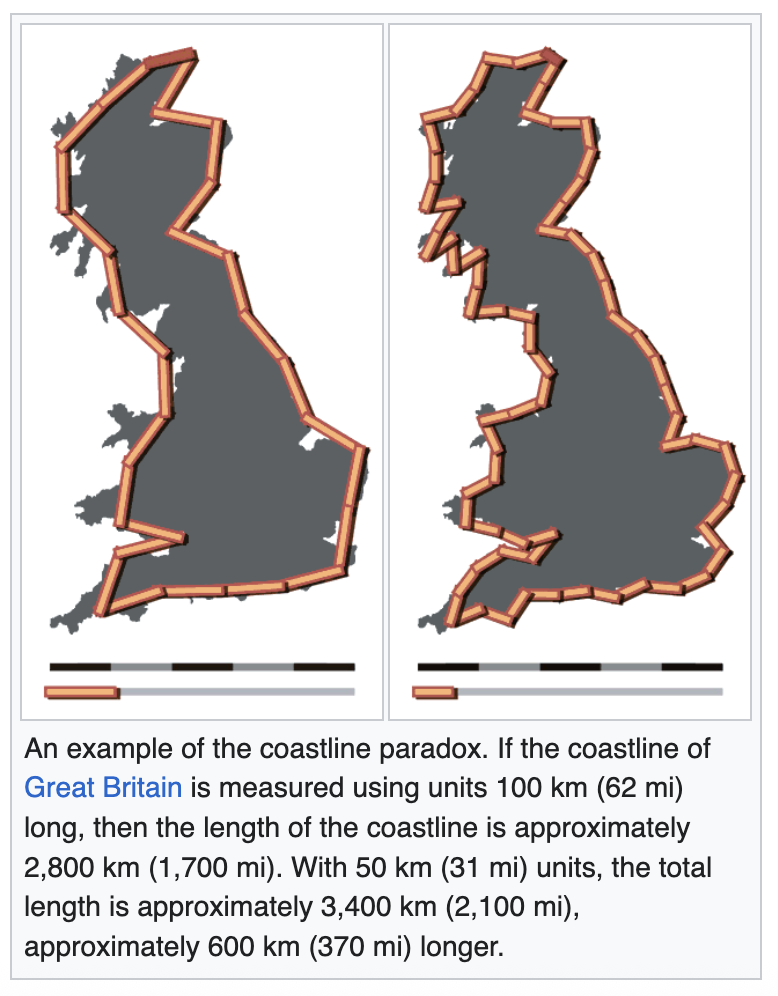
#> input picture notebooks/week02/images/British_coastline.png, 778 x 996 px
$ python generate_week02_boxcount_diagnostic.py
#> lines starting #> are read from the running program, lines starting #| are printed output that depends on the picture; after the words box and inside, x2 and y2 are one past the last pixel; in counts of white or black regions, pixels touching at a corner belong together
"""Generate a box-counting diagnostic from the Week 2 Britain silhouette."""

from pathlib import Path

import numpy as np
from PIL import Image


ROOT = Path(__file__).resolve().parents[1]
SOURCE = ROOT / "notebooks/week02/images/British_coastline.png"
TARGET = ROOT / "notebooks/week02/images/britain_boxcount_diagnostic.svg"


def occupied_box_count(mask: np.ndarray, box_size: int) -> int:
    """Count boxes crossed by the land/background boundary."""
    height, width = mask.shape
    padded_height = int(np.ceil(height / box_size) * box_size)
    padded_width = int(np.ceil(width / box_size) * box_size)
    padded = np.zeros((padded_height, padded_width), dtype=bool)
    padded[:height, :width] = mask
    blocks = padded.reshape(
        padded_height // box_size,
        box_size,
        padded_width // box_size,
        box_size,
    ).transpose(0, 2, 1, 3)
    return int(
        np.count_nonzero(
            blocks.any(axis=(2, 3)) & (~blocks).any(axis=(2, 3))
        )
    )


rgba = np.asarray(Image.open(SOURCE).convert("RGBA"))
#> rgba is the input picture: shape (996, 778, 4); mean R, G, B, A 207.9, 204.6, 203.6, 255
land = (rgba[..., 3] > 20) & (rgba[..., :3].mean(axis=2) < 210)
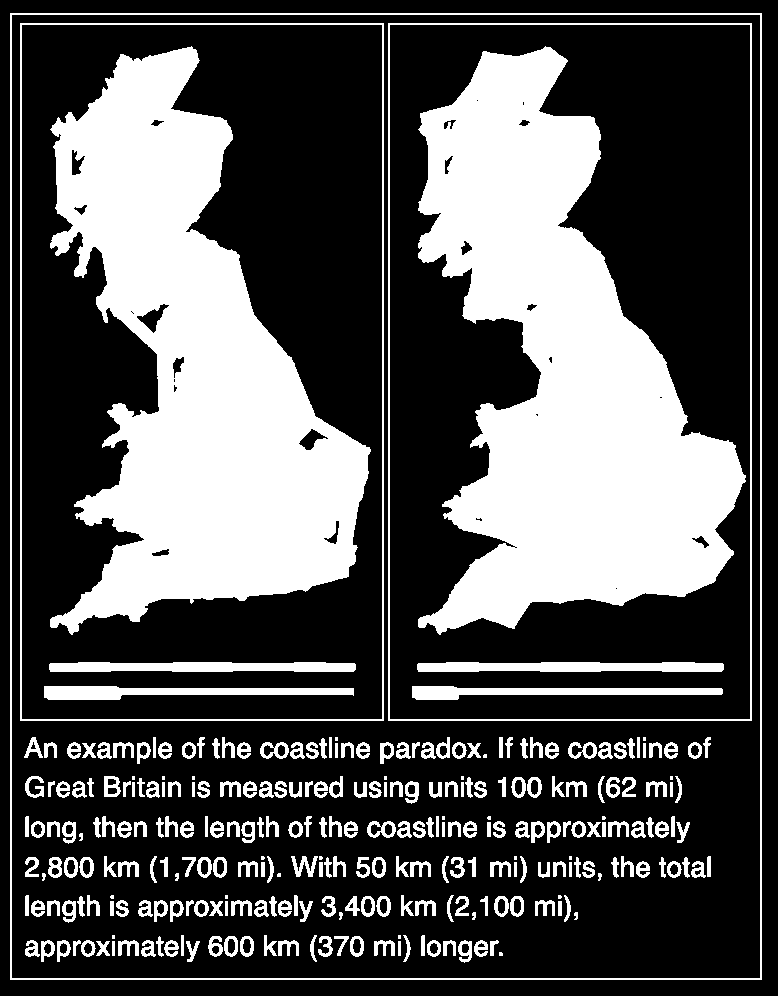
#> land: shape (996, 778) bool; 32.5% white; 278 white regions (23 under 20 px), largest, box (x1, y1, x2, y2) and area: (418, 46, 746, 635) 100180, (50, 46, 371, 635) 95323, (10, 13, 762, 980) 6860
box_sizes = np.array([2, 4, 8, 16, 32, 64, 128, 256], dtype=int)
counts = np.array([occupied_box_count(land, size) for size in box_sizes])
#> in occupied_box_count (call 5), `padded_height = int(np.ceil(height / box_size) * box_size)`: padded_height = 1024
#> in occupied_box_count (call 5), `padded_width = int(np.ceil(width / box_size) * box_size)`: padded_width = 800
#> in occupied_box_count (call 5), `padded[:height, :width] = mask`:
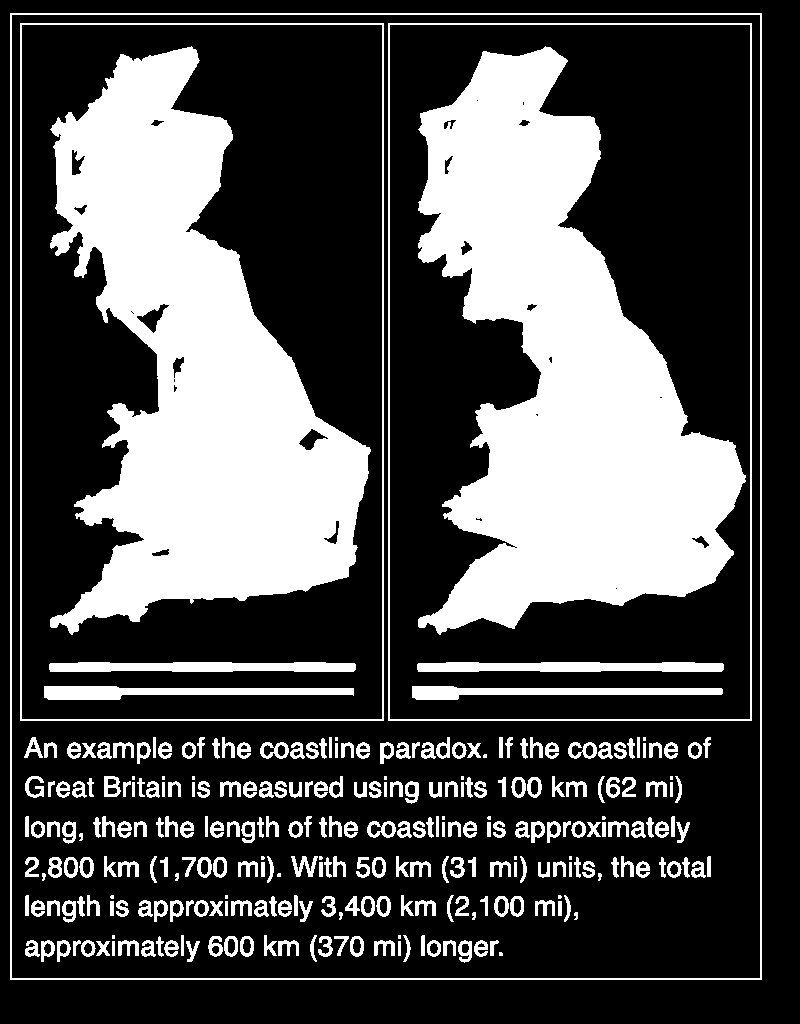
#> padded: shape (1024, 800) bool; 30.8% white; 278 white regions (23 under 20 px), largest, box (x1, y1, x2, y2) and area: (418, 46, 746, 635) 100180, (50, 46, 371, 635) 95323, (10, 13, 762, 980) 6860
#> in occupied_box_count (call 6), `padded_width = int(np.ceil(width / box_size) * box_size)`: padded_width = 832
#> in occupied_box_count (call 6), `padded[:height, :width] = mask`:
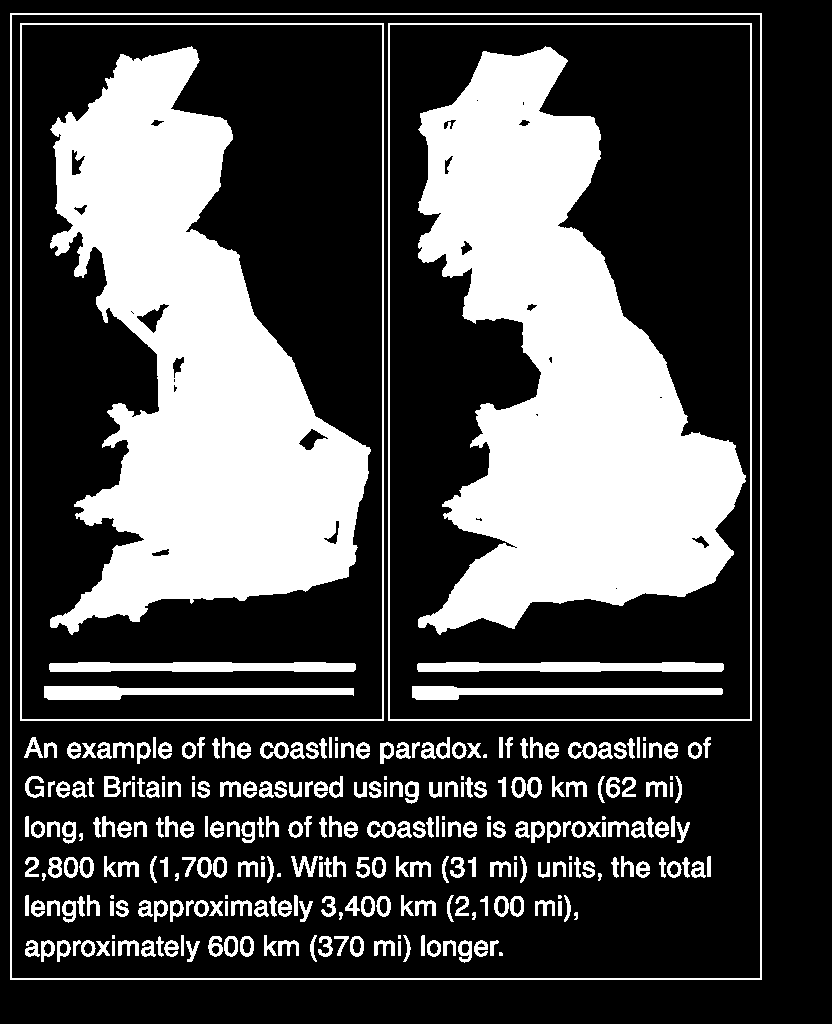
#> padded: shape (1024, 832) bool; 29.6% white; 278 white regions (23 under 20 px), largest, box (x1, y1, x2, y2) and area: (418, 46, 746, 635) 100180, (50, 46, 371, 635) 95323, (10, 13, 762, 980) 6860
#> in occupied_box_count (call 7), `padded_width = int(np.ceil(width / box_size) * box_size)`: padded_width = 896
#> in occupied_box_count (call 7), `padded[:height, :width] = mask`:
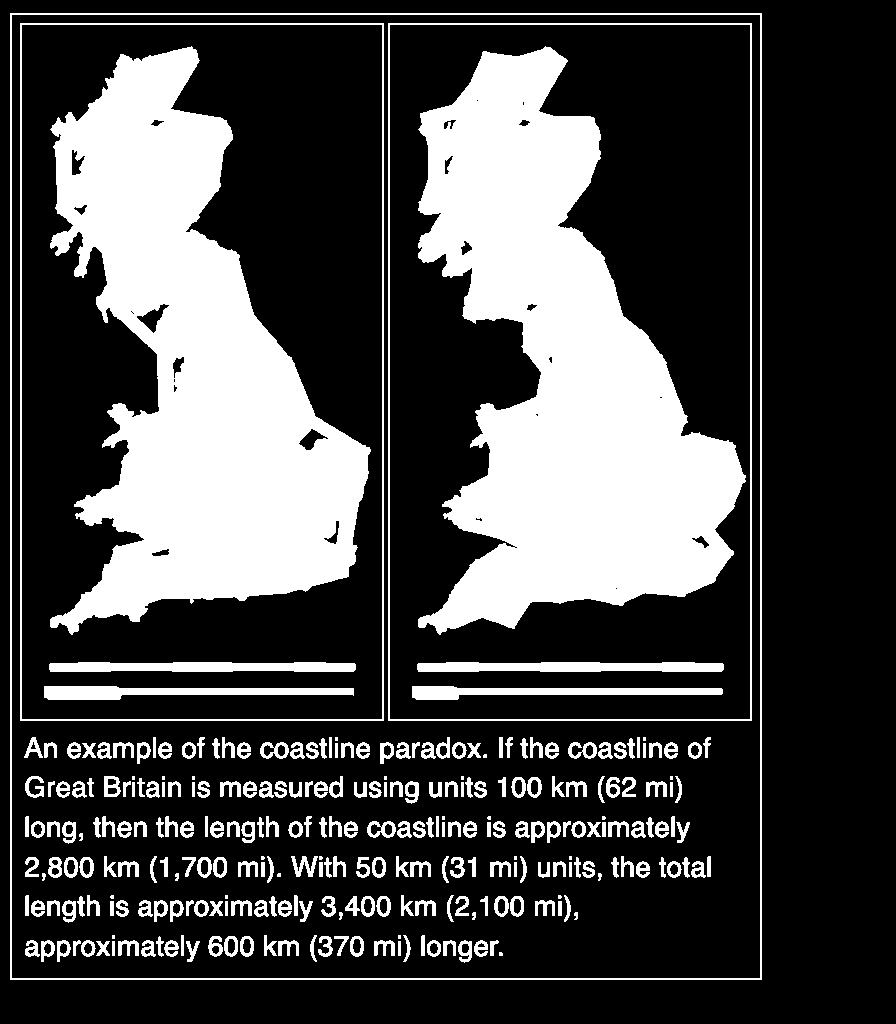
#> padded: shape (1024, 896) bool; 27.5% white; 278 white regions (23 under 20 px), largest, box (x1, y1, x2, y2) and area: (418, 46, 746, 635) 100180, (50, 46, 371, 635) 95323, (10, 13, 762, 980) 6860
#> in occupied_box_count (call 8), `padded_width = int(np.ceil(width / box_size) * box_size)`: padded_width = 1024
#> in occupied_box_count (call 8), `padded[:height, :width] = mask`:
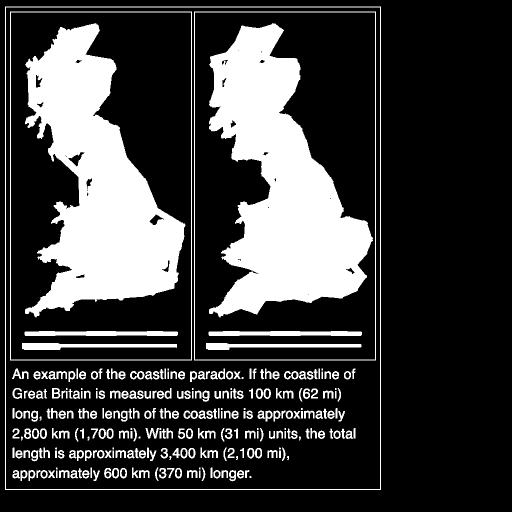
#> padded: shape (1024, 1024) bool (shown at 1/2 size); 24% white; 278 white regions (23 under 20 px), largest, box (x1, y1, x2, y2) and area: (418, 46, 746, 635) 100180, (50, 46, 371, 635) 95323, (10, 13, 762, 980) 6860
#> counts = [10083, 7811, 3437, 1472, 509, 172, 48, 12]
x = np.log(1 / box_sizes.astype(float))
y = np.log(counts)
#> y = [9.22, 8.96, 8.14, 7.29, 6.23, 5.15, 3.87, 2.48]

fit_indices = np.arange(1, 6)
slope, intercept = np.polyfit(x[fit_indices], y[fit_indices], 1)
#> slope = 1.38; intercept = 10.97

width, height = 1000, 620
left, right, top, bottom = 105, 55, 72, 100
plot_width = width - left - right
plot_height = height - top - bottom
x_min, x_max = x.min() - 0.15, x.max() + 0.15
y_min, y_max = y.min() - 0.2, y.max() + 0.2
#> y_min = 2.28; y_max = 9.42


def sx(value: float) -> float:
    return left + (value - x_min) / (x_max - x_min) * plot_width


def sy(value: float) -> float:
    return top + (y_max - value) / (y_max - y_min) * plot_height


fit_x0, fit_x1 = x[fit_indices].min(), x[fit_indices].max()
fit_y0, fit_y1 = slope * fit_x0 + intercept, slope * fit_x1 + intercept
#> fit_y0 = 5.25; fit_y1 = 9.06
points = "\n".join(
    f'<circle cx="{sx(xv):.1f}" cy="{sy(yv):.1f}" r="8" fill="#1B2A4C"/>'
    for xv, yv in zip(x, y)
)

svg = f"""<svg xmlns="http://www.w3.org/2000/svg" width="{width}" height="{height}" viewBox="0 0 {width} {height}">
<rect width="100%" height="100%" fill="white"/>
<text x="{width/2}" y="38" text-anchor="middle" font-family="DejaVu Sans, sans-serif" font-size="28" fill="#1B2A4C">Box counting of a rasterised British coastline</text>
<rect x="{sx(fit_x1):.1f}" y="{top}" width="{sx(fit_x0)-sx(fit_x1):.1f}" height="{plot_height}" fill="#D5A62A" opacity="0.10"/>
<line x1="{left}" y1="{top + plot_height}" x2="{left + plot_width}" y2="{top + plot_height}" stroke="#1B2A4C" stroke-width="2"/>
<line x1="{left}" y1="{top}" x2="{left}" y2="{top + plot_height}" stroke="#1B2A4C" stroke-width="2"/>
<line x1="{sx(fit_x0):.1f}" y1="{sy(fit_y0):.1f}" x2="{sx(fit_x1):.1f}" y2="{sy(fit_y1):.1f}" stroke="#D5A62A" stroke-width="5"/>
{points}
<text x="{width/2}" y="{height-25}" text-anchor="middle" font-family="DejaVu Sans, sans-serif" font-size="23" fill="#1B2A4C">log(1/ε)</text>
<text x="28" y="{top+plot_height/2}" text-anchor="middle" transform="rotate(-90 28 {top+plot_height/2})" font-family="DejaVu Sans, sans-serif" font-size="23" fill="#1B2A4C">log N(ε)</text>
<text x="{sx((fit_x0+fit_x1)/2):.1f}" y="{sy(slope*((fit_x0+fit_x1)/2)+intercept)-28:.1f}" text-anchor="middle" font-family="DejaVu Sans, sans-serif" font-size="20" fill="#1B2A4C">intermediate-scale fit: slope ≈ {slope:.2f}</text>
<text x="{sx(x[0]):.1f}" y="{sy(y[0])+42:.1f}" text-anchor="middle" font-family="DejaVu Sans, sans-serif" font-size="18" fill="#64789B">fine-scale pixel effects</text>
<text x="{sx(x[-1]):.1f}" y="{sy(y[-1])-34:.1f}" text-anchor="middle" font-family="DejaVu Sans, sans-serif" font-size="18" fill="#64789B">coarse-scale finite-size effects</text>
</svg>
"""
TARGET.write_text(svg)
print(TARGET)

$ run again, with notebooks/week02/images/All_roads_lead_to_rome.png copied over notebooks/week02/images/British_coastline.png
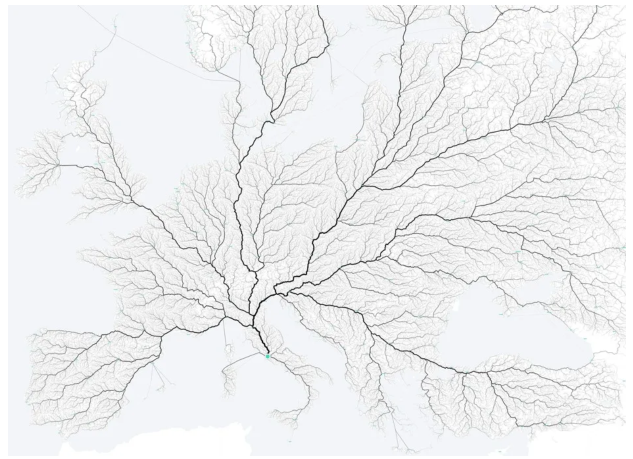
#> input picture notebooks/week02/images/All_roads_lead_to_rome.png, 1266 x 918 px (shown at 1/2 size)
#> rgba is the input picture: shape (918, 1266, 4); mean R, G, B, A 237.9, 238.8, 240.1, 255
#> `land = (rgba[..., 3] > 20) & (rgba[..., :3].mean(axis=2) < 210)`:
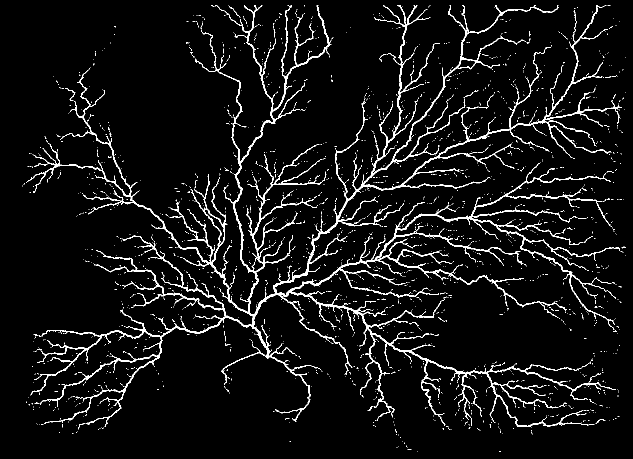
#> land: shape (918, 1266) bool (shown at 1/2 size); 5.5% white in thin lines or dots
#> padded: shape (920, 1268) bool; 5.5% white in thin lines or dots
#> padded: shape (920, 1272) bool; 5.5% white in thin lines or dots
#> padded: shape (928, 1280) bool; 5.4% white in thin lines or dots
#> padded: shape (960, 1280) bool; 5.2% white in thin lines or dots, all inside (x1, y1, x2, y2) = (45, 10, 1252, 904)
#> padded_height = 1024
#> in occupied_box_count (call 7), `padded[:height, :width] = mask`:
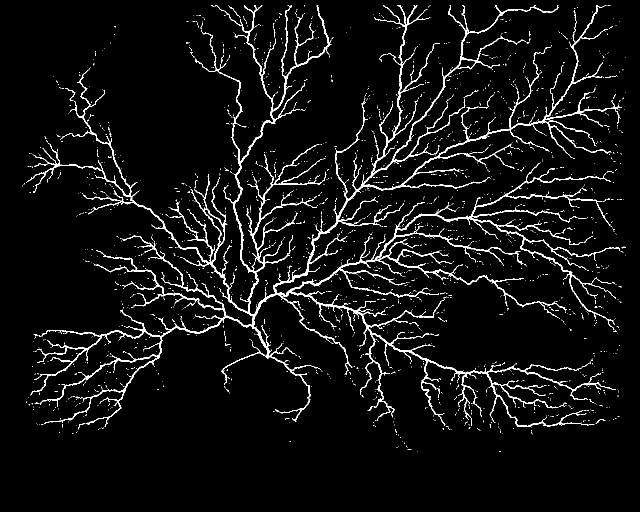
#> padded: shape (1024, 1280) bool (shown at 1/2 size); 4.9% white in thin lines or dots, all inside (x1, y1, x2, y2) = (45, 10, 1252, 904)
#> counts = [21206, 12679, 5876, 2456, 799, 244, 69, 20]
#> y = [9.96, 9.45, 8.68, 7.81, 6.68, 5.5, 4.23, 3]
#> slope = 1.43; intercept = 11.58
#> y_min = 2.8; y_max = 10.16
#> fit_y0 = 5.64; fit_y1 = 9.6
